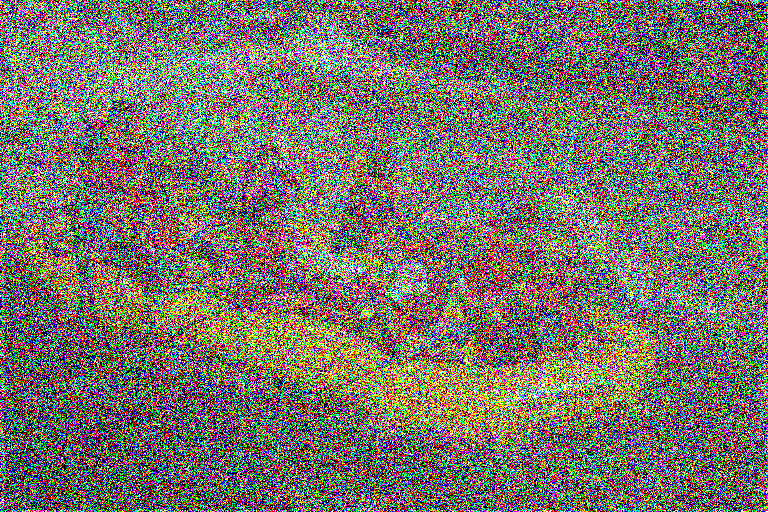
%> input picture BRISQUE_release/testimage1.bmp, 768 x 512 px
$ octave --eval "result = ExtractInforResponse(rgb2gray(imread('../BRISQUE_release/testimage1.bmp')));"   (GNU Octave 9; MATLAB toolbox functions it lacks are replaced by stand-ins)
%> lines starting %> are read from the running program, lines starting %| are printed output that depends on the picture
function [ infor ] = ExtractInforResponse( im )

%a = ones(11,11);
%infor = entropyfilt(im,a);
 im=double(im);
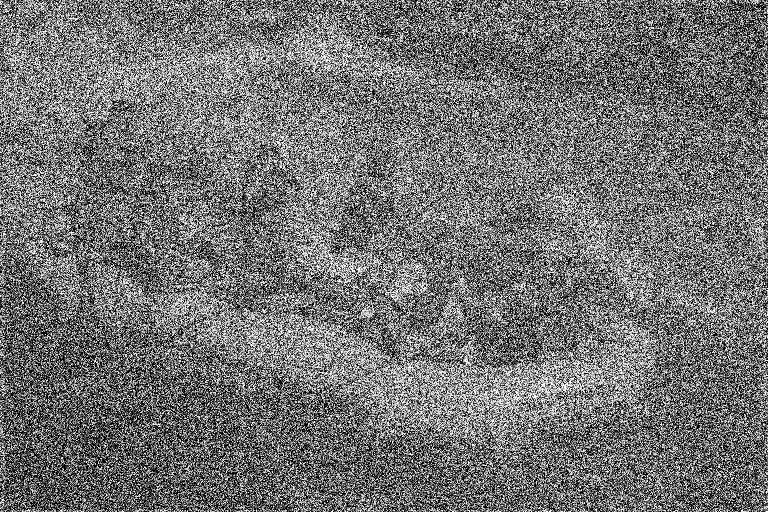
%> im: size 512x768 double; min 0, max 255, mean 115.2

 for scale=1:1

     N=2^(4-scale+1)+1;
     win=fspecial('gaussian',N,N/5);

     if (scale >1)
         im=filter2(win,im,'same');
         im=im(1:2:end,1:2:end);
     end

     mu1   = filter2(win, im, 'same');
     mu1_sq = mu1.*mu1;
     sigma1_sq = filter2(win, im.*im, 'same') - mu1_sq;
     sigma1_sq(sigma1_sq<1e-10)=0;

     %infor=log2(1+sigma1_sq./sigma_nsq);
     infor=log2(1+sigma1_sq);
 end
%> this loop made 1 pass
%> pass 1, in ExtractInforResponse, `mu1   = filter2(win, im, 'same');`:
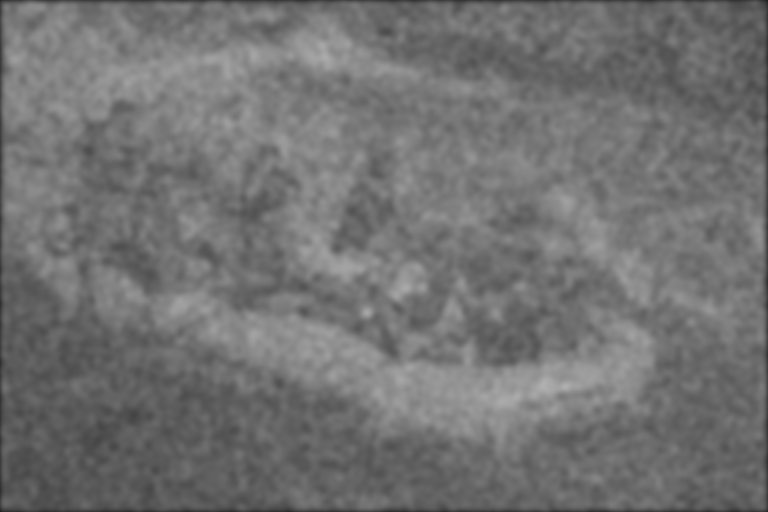
%> mu1: size 512x768 double; min 32.03, max 176.4, mean 114.2
%> pass 1, in ExtractInforResponse, `mu1_sq = mu1.*mu1;`:
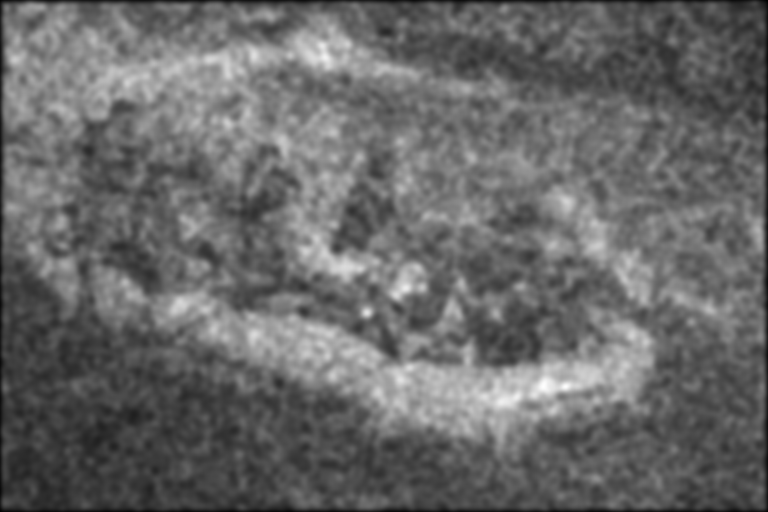
%> mu1_sq: size 512x768 double; min 1026, max 31105.5, mean 13371.3; drawn with min black and max white
%> pass 1, in ExtractInforResponse, `sigma1_sq = filter2(win, im.*im, 'same') - mu1_sq;`:
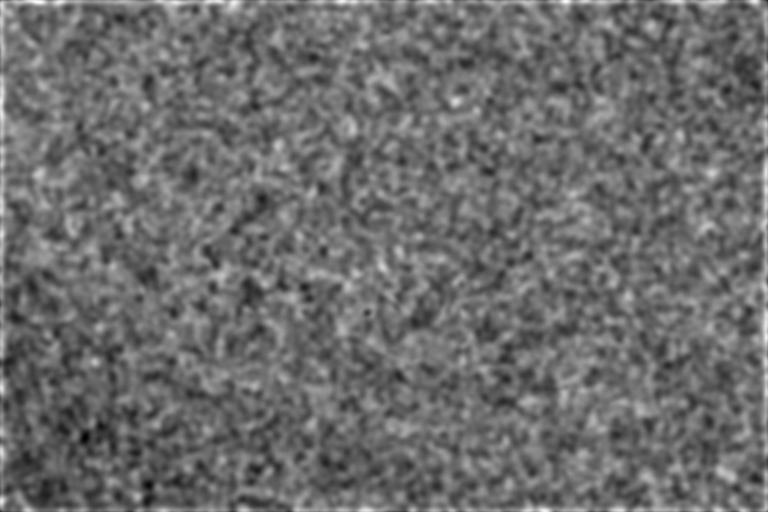
%> sigma1_sq: size 512x768 double; min 3083.5, max 8171.5, mean 5257.5; drawn with min black and max white
%> pass 1, in ExtractInforResponse, `infor=log2(1+sigma1_sq);`:
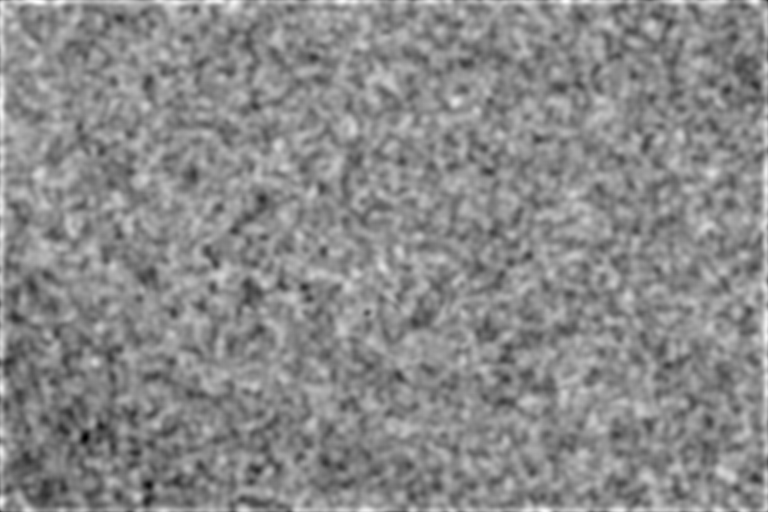
%> infor: size 512x768 double; min 11.59, max 13, mean 12.35; drawn with min black and max white

end

$ run again, on BRISQUE_release/testimage2.bmp
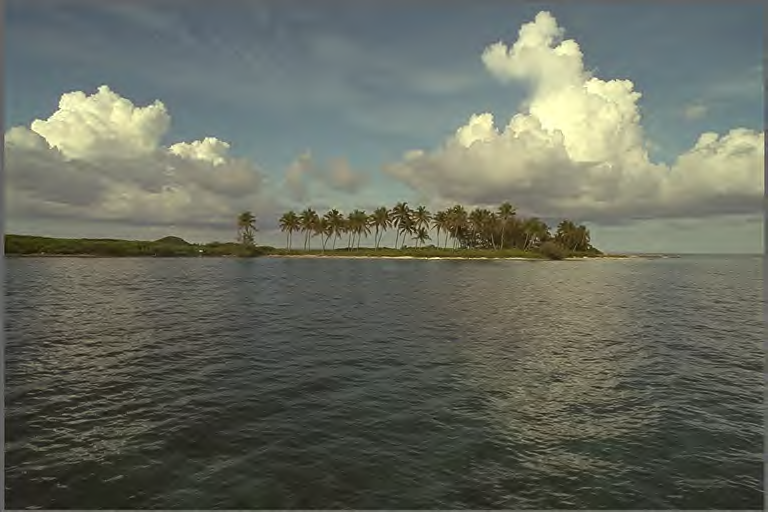
%> input picture BRISQUE_release/testimage2.bmp, 768 x 512 px
%> the loop in ExtractInforResponse, `for scale=1:1` made 1 pass
%> pass 1, in ExtractInforResponse, `sigma1_sq = filter2(win, im.*im, 'same') - mu1_sq;`:
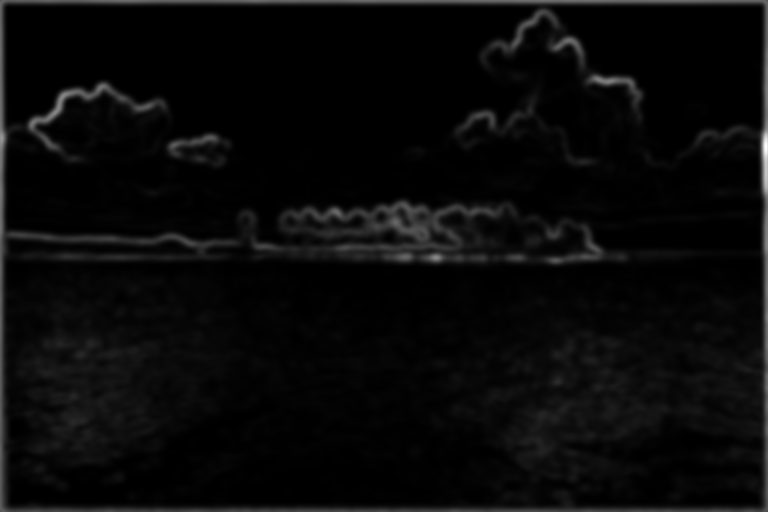
%> sigma1_sq: size 512x768 double; min 0.0262, max 6127.6, mean 225.8; drawn with min black and max white
%> pass 1, in ExtractInforResponse, `infor=log2(1+sigma1_sq);`:
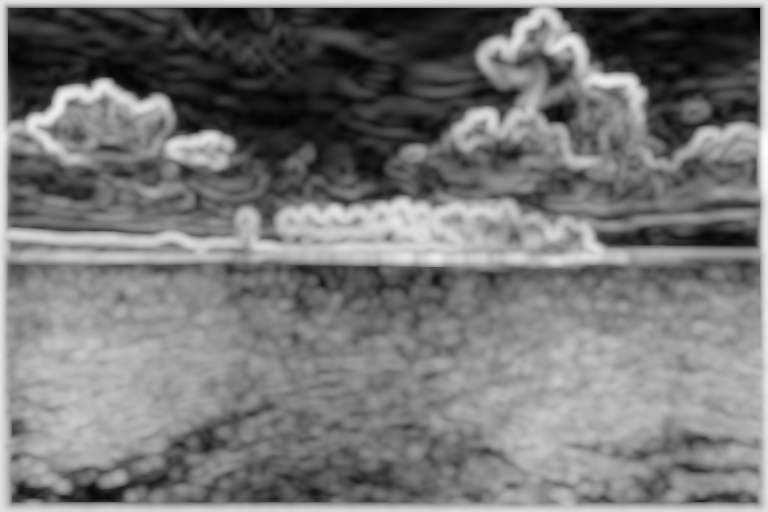
%> infor: size 512x768 double; min 0.0374, max 12.58, mean 5.87; drawn with min black and max white
